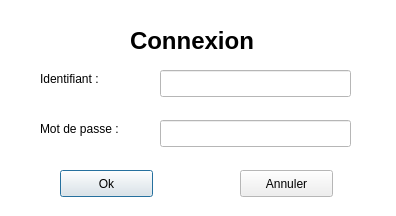
<?xml version="1.0" encoding="UTF-8"?>
<ui version="4.0">
 <class>connectionDial</class>
 <widget class="QDialog" name="connectionDial">
  <property name="geometry">
   <rect>
    <x>0</x>
    <y>0</y>
    <width>396</width>
    <height>216</height>
   </rect>
  </property>
  <property name="palette">
   <palette>
    <active>
     <colorrole role="Base">
      <brush brushstyle="SolidPattern">
       <color alpha="255">
        <red>255</red>
        <green>255</green>
        <blue>255</blue>
       </color>
      </brush>
     </colorrole>
     <colorrole role="Window">
      <brush brushstyle="SolidPattern">
       <color alpha="255">
        <red>255</red>
        <green>255</green>
        <blue>255</blue>
       </color>
      </brush>
     </colorrole>
    </active>
    <inactive>
     <colorrole role="Base">
      <brush brushstyle="SolidPattern">
       <color alpha="255">
        <red>255</red>
        <green>255</green>
        <blue>255</blue>
       </color>
      </brush>
     </colorrole>
     <colorrole role="Window">
      <brush brushstyle="SolidPattern">
       <color alpha="255">
        <red>255</red>
        <green>255</green>
        <blue>255</blue>
       </color>
      </brush>
     </colorrole>
    </inactive>
    <disabled>
     <colorrole role="Base">
      <brush brushstyle="SolidPattern">
       <color alpha="255">
        <red>255</red>
        <green>255</green>
        <blue>255</blue>
       </color>
      </brush>
     </colorrole>
     <colorrole role="Window">
      <brush brushstyle="SolidPattern">
       <color alpha="255">
        <red>255</red>
        <green>255</green>
        <blue>255</blue>
       </color>
      </brush>
     </colorrole>
    </disabled>
   </palette>
  </property>
  <property name="windowTitle">
   <string>Connection</string>
  </property>
  <widget class="QPushButton" name="but_valider">
   <property name="geometry">
    <rect>
     <x>60</x>
     <y>170</y>
     <width>93</width>
     <height>27</height>
    </rect>
   </property>
   <property name="text">
    <string>Ok</string>
   </property>
  </widget>
  <widget class="QPushButton" name="but_annuler">
   <property name="geometry">
    <rect>
     <x>240</x>
     <y>170</y>
     <width>93</width>
     <height>27</height>
    </rect>
   </property>
   <property name="text">
    <string>Annuler</string>
   </property>
  </widget>
  <widget class="QLineEdit" name="txt_identifiant">
   <property name="geometry">
    <rect>
     <x>160</x>
     <y>70</y>
     <width>191</width>
     <height>27</height>
    </rect>
   </property>
  </widget>
  <widget class="QLabel" name="label">
   <property name="geometry">
    <rect>
     <x>40</x>
     <y>70</y>
     <width>111</width>
     <height>17</height>
    </rect>
   </property>
   <property name="text">
    <string>Identifiant :</string>
   </property>
  </widget>
  <widget class="QLabel" name="label_2">
   <property name="geometry">
    <rect>
     <x>40</x>
     <y>120</y>
     <width>111</width>
     <height>17</height>
    </rect>
   </property>
   <property name="text">
    <string>Mot de passe :</string>
   </property>
  </widget>
  <widget class="QLineEdit" name="txt_password">
   <property name="geometry">
    <rect>
     <x>160</x>
     <y>120</y>
     <width>191</width>
     <height>27</height>
    </rect>
   </property>
   <property name="echoMode">
    <enum>QLineEdit::Password</enum>
   </property>
  </widget>
  <widget class="QLabel" name="label_3">
   <property name="geometry">
    <rect>
     <x>130</x>
     <y>30</y>
     <width>151</width>
     <height>21</height>
    </rect>
   </property>
   <property name="font">
    <font>
     <pointsize>18</pointsize>
     <weight>75</weight>
     <bold>true</bold>
    </font>
   </property>
   <property name="text">
    <string>Connexion</string>
   </property>
  </widget>
 </widget>
 <resources/>
 <connections>
  <connection>
   <sender>but_annuler</sender>
   <signal>clicked()</signal>
   <receiver>connectionDial</receiver>
   <slot>close()</slot>
   <hints>
    <hint type="sourcelabel">
     <x>286</x>
     <y>183</y>
    </hint>
    <hint type="destinationlabel">
     <x>199</x>
     <y>107</y>
    </hint>
   </hints>
  </connection>
 </connections>
</ui>
